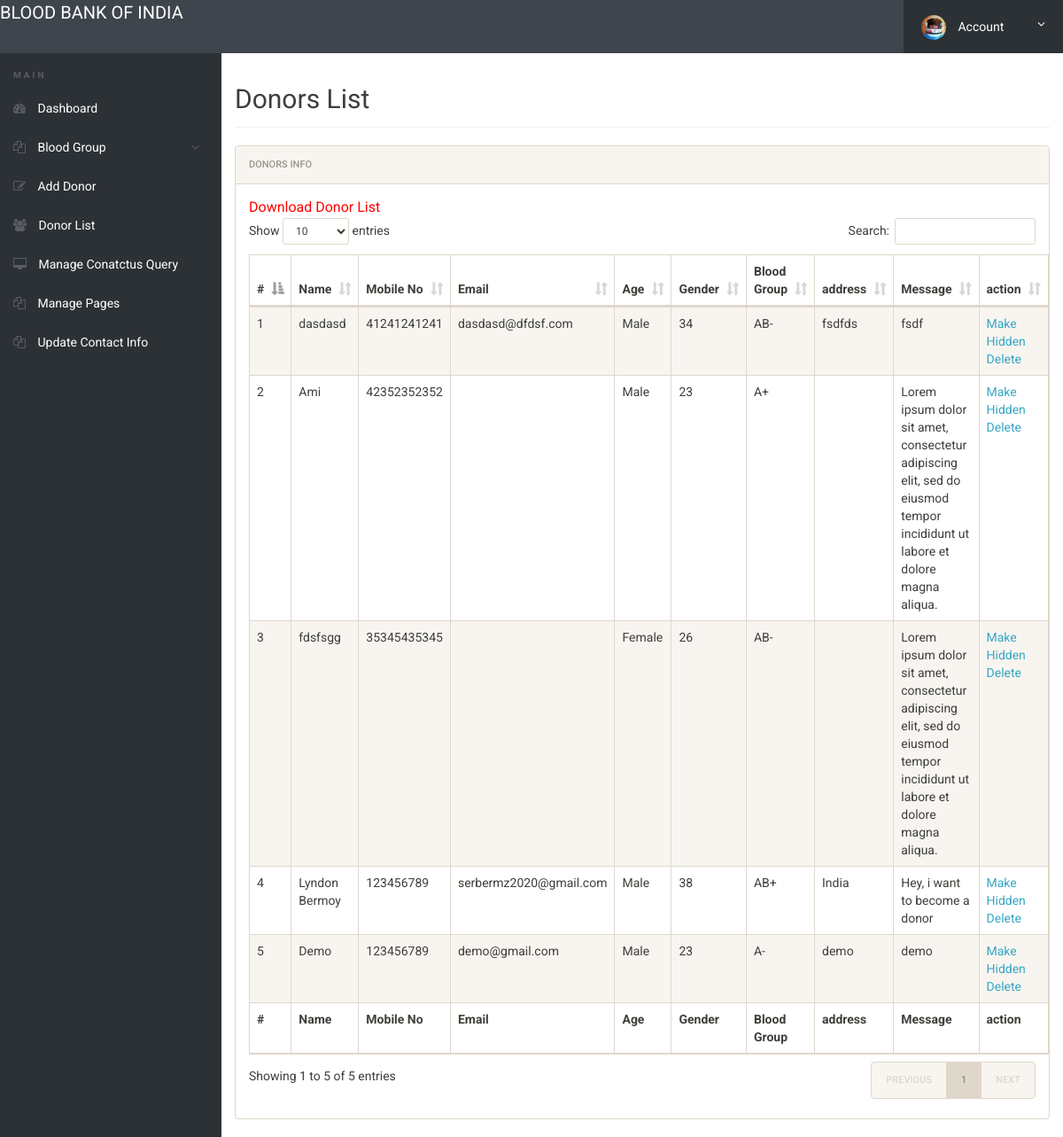
Page /bbdms/admin/donor-list.php (signed in) on the committed database.
### tables this page shows
CREATE TABLE `tblblooddonars` (
  `id` int(11) NOT NULL,
  `FullName` varchar(100) DEFAULT NULL,
  `MobileNumber` char(11) DEFAULT NULL,
  `EmailId` varchar(100) DEFAULT NULL,
  `Gender` varchar(20) DEFAULT NULL,
  `Age` int(11) DEFAULT NULL,
  `BloodGroup` varchar(20) DEFAULT NULL,
  `Address` varchar(255) DEFAULT NULL,
  `Message` mediumtext DEFAULT NULL,
  `PostingDate` timestamp NOT NULL DEFAULT current_timestamp(),
  `status` int(1) DEFAULT NULL
);

### bbdms/admin/donor-list.php (the view, shortened to what this page needs)
<?php
include('includes/config.php');
if(strlen($_SESSION['alogin'])==0)
	{
header('location:index.php');
}
else{
 ?>
<!doctype html>
<html lang="en" class="no-js">
<head>
	<link rel="stylesheet" href="css/font-awesome.min.css">
	<link rel="stylesheet" href="css/bootstrap.min.css">
	<link rel="stylesheet" href="css/dataTables.bootstrap.min.css">
	<link rel="stylesheet" href="css/bootstrap-social.css">
	<link rel="stylesheet" href="css/bootstrap-select.css">
	<link rel="stylesheet" href="css/fileinput.min.css">
	<link rel="stylesheet" href="css/awesome-bootstrap-checkbox.css">
	<link rel="stylesheet" href="css/style.css">
</head>
<body>
	<?php include('includes/header.php');?>
	<div class="ts-main-content">
		<?php include('includes/leftbar.php');?>
		<div class="content-wrapper">
			<div class="container-fluid">
				<div class="row">
					<div class="col-md-12">
						<h2 class="page-title">Donors List</h2>
						<div class="panel panel-default">
							<div class="panel-heading">Donors Info</div>
							<div class="panel-body">
				<a href="download-records.php" style="color:red; font-size:16px;">Download Donor List</a>
								<table id="zctb" class="display table table-striped table-bordered table-hover" cellspacing="0" width="100%">
									<thead>
										<tr>
										<th>#</th>
											<th>Name</th>
											<th>Mobile No</th>
											<th>Email</th>
											<th>Age</th>
											<th>Gender</th>
											<th>Blood Group</th>
											<th>address</th>
											<th>Message </th>
											<th>action </th>
										</tr>
									</thead>
									<tfoot>
										<tr>
										<th>#</th>
										<th>Name</th>
											<th>Mobile No</th>
											<th>Email</th>
											<th>Age</th>
											<th>Gender</th>
											<th>Blood Group</th>
											<th>address</th>
											<th>Message </th>
											<th>action </th>
										</tr>
									</tfoot>
									<tbody>
<?php $sql = "SELECT * from  tblblooddonars ";
$query = $dbh -> prepare($sql);
$query->execute();
$results=$query->fetchAll(PDO::FETCH_OBJ);
$cnt=1;
if($query->rowCount() > 0)
{
foreach($results as $result)
{				?>
										<tr>
											<td><?php echo htmlentities($cnt);?></td>
											<td><?php echo htmlentities($result->FullName);?></td>
											<td><?php echo htmlentities($result->MobileNumber);?></td>
											<td><?php echo htmlentities($result->EmailId);?></td>
											<td><?php echo htmlentities($result->Gender);?></td>
											<td><?php echo htmlentities($result->Age);?></td>
											<td><?php echo htmlentities($result->BloodGroup);?></td>
											<td><?php echo htmlentities($result->Address);?></td>
											<td><?php echo htmlentities($result->Message);?></td>
										<td>
<?php if($result->status==1)
{?>
<a href="donor-list.php?hidden=<?php echo htmlentities($result->id);?>" onclick="return confirm('Do you really want to hiidden this detail')"> Make Hidden</a>
<?php } else {?>
<a href="donor-list.php?public=<?php echo htmlentities($result->id);?>" onclick="return confirm('Do you really want to Public this detail')"> Make Public</a>
<?php } ?>
<a href="donor-list.php?del=<?php echo htmlentities($result->id);?>" onclick="return confirm('Do you really want to delete this record')"> Delete</a>
</td>
										</tr>
										<?php $cnt=$cnt+1; }} ?>
									</tbody>
								</table>
							</div>
						</div>
					</div>
				</div>
			</div>
		</div>
	</div>
</body>
</html>
<?php } ?>

### bbdms/admin/css/style.css (style rules this page uses)
html { font-size: 14px; }
@media only screen and (min-width: 480px) { html { font-size: 17px; } }
@media only screen and (min-width: 768px) { html { font-size: 14px; } }
body { font-size: 1em; }
a { color: #37a6c4; }
.panel { overflow: hidden; }
.page-title { padding-bottom: 15px; margin-bottom: 20px; border-bottom: 1px solid #f0f0f0; }
.ts-main-content .content-wrapper { padding-top: 15px; margin-top: 60px; }
@media only screen and (min-width: 992px) { .ts-main-content .content-wrapper { margin-left: 250px; } }

### rows in the picture
tblblooddonars: FullName "dasdasd", MobileNumber "41241241241", EmailId "dasdasd@dfdsf.com", Gender "Male", Age "34", BloodGroup "AB-", Address "fsdfds", Message "fsdf"
tblblooddonars: FullName "Ami", MobileNumber "42352352352", Gender "Male", Age "23", BloodGroup "A+", Message "Lorem ipsum dolor sit amet, consectetur adipiscing elit, sed do eiusmod tempor incididunt ut labore et dolore magna aliqua."
tblblooddonars: FullName "fdsfsgg", MobileNumber "35345435345", Gender "Female", Age "26", BloodGroup "AB-", Message "Lorem ipsum dolor sit amet, consectetur adipiscing elit, sed do eiusmod tempor incididunt ut labore et dolore magna aliqua."
tblblooddonars: FullName "Lyndon Bermoy", MobileNumber "123456789", EmailId "serbermz2020@gmail.com", Gender "Male", Age "38", BloodGroup "AB+", Address "India", Message "Hey, i want to become a donor"
tblblooddonars: FullName "Demo", MobileNumber "123456789", EmailId "demo@gmail.com", Gender "Male", Age "23", BloodGroup "A-", Address "demo", Message "demo"
